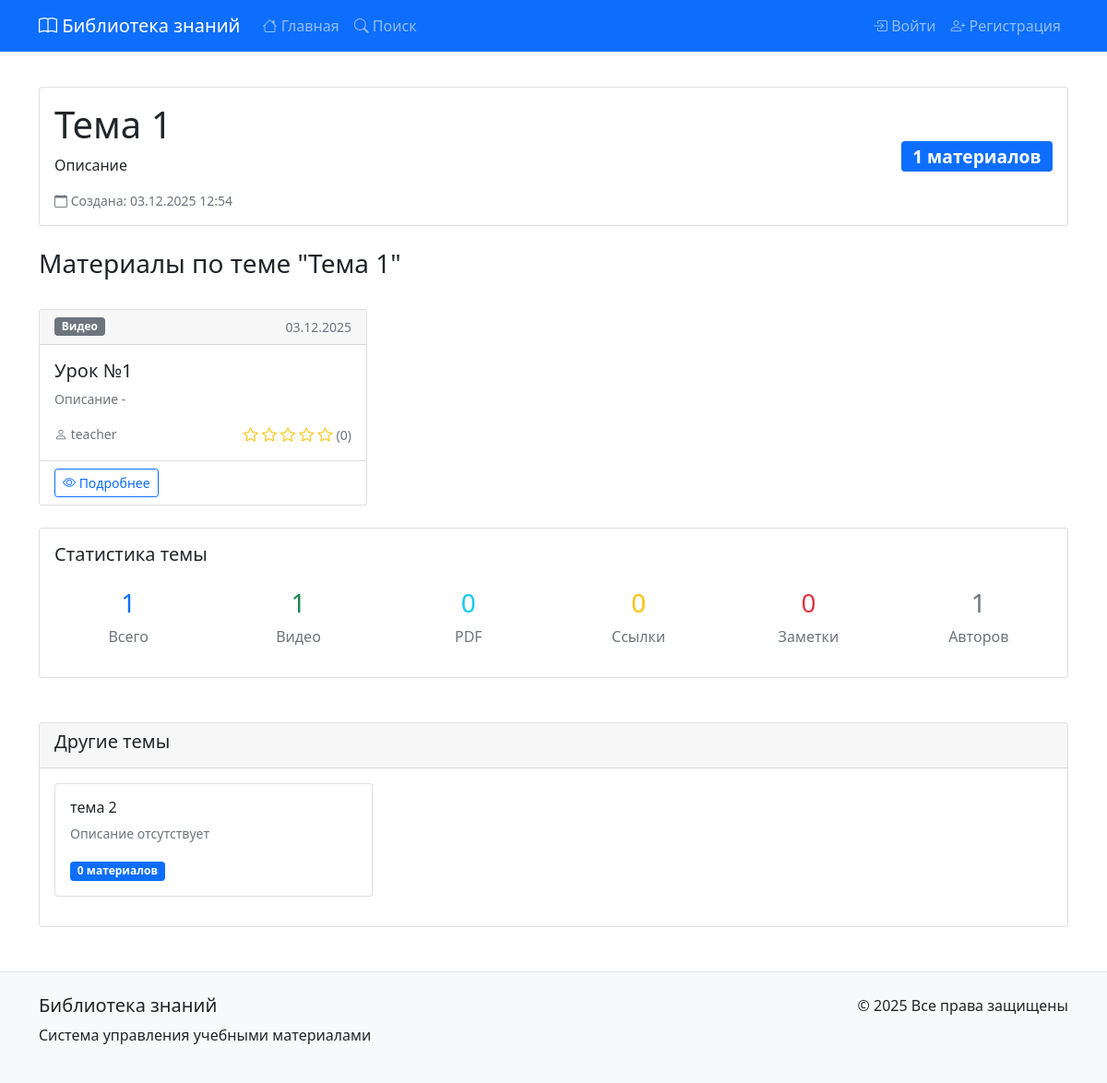
Page /topics/11/ on the committed database.
### library/models.py (models this page shows, shortened)
class Topic(models.Model):
    name = models.CharField(max_length=100, unique=True, verbose_name="Название")
    description = models.TextField(blank=True, null=True, verbose_name="Описание")
    color = models.CharField(max_length=7, default='#6c757d', verbose_name="Цвет")
    created_at = models.DateTimeField(auto_now_add=True, verbose_name="Создано")
    updated_at = models.DateTimeField(auto_now=True, verbose_name="Обновлено")
    class Meta:
        verbose_name = "Тема"
        verbose_name_plural = "Темы"
        ordering = ['name']

class Resource(models.Model):
    TYPE_CHOICES = [
        ('pdf', 'PDF документ'),
        ('video', 'Видео'),
        ('link', 'Ссылка'),
        ('note', 'Заметка'),
        ('presentation', 'Презентация'),
        ('book', 'Книга'),
    ]
    title = models.CharField(max_length=200, verbose_name='Название')
    description = models.TextField(verbose_name='Описание')
    resource_type = models.CharField(
        max_length=20,
        choices=TYPE_CHOICES,
        verbose_name='Тип материала'
    )
    url = models.URLField(blank=True, verbose_name='URL')
    file = models.FileField(
        upload_to='resources/',
        blank=True,
        null=True,
        verbose_name='Файл'
    )
    author = models.ForeignKey(
        settings.AUTH_USER_MODEL,
        on_delete=models.CASCADE,
        related_name='resources',
        verbose_name='Автор'
    )
    topics = models.ManyToManyField(
        Topic,
        through='ResourceTopic',
        verbose_name='Темы'
    )
    created_at = models.DateTimeField(auto_now_add=True, verbose_name='Дата добавления')
    updated_at = models.DateTimeField(auto_now=True, verbose_name='Дата обновления')
    def average_rating(self):
        ratings = self.ratings.all()
        if ratings:
            return sum(r.rating for r in ratings) / len(ratings)
        return 0
    class Meta:
        verbose_name = 'Материал'
        verbose_name_plural = 'Материалы'
        ordering = ['-created_at']

### accounts/models.py (models this page shows, shortened)
class CustomUser(AbstractUser):
    ROLE_CHOICES = [
        ('student', 'Студент'),
        ('teacher', 'Преподаватель'),
        ('admin', 'Администратор'),
    ]
    role = models.CharField(
        max_length=10,
        choices=ROLE_CHOICES,
        default='student',
        verbose_name='Роль'
    )
    registration_key = models.CharField(
        max_length=100,
        blank=True,
        null=True,
        verbose_name='Ключ регистрации'
    )
    bio = models.TextField(blank=True, null=True)
    profile_picture = models.ImageField(upload_to='profile_pics/', blank=True, null=True)
    class Meta:
        verbose_name = 'Пользователь'
        verbose_name_plural = 'Пользователи'

### library/views.py (the view)
# urls.py: path('topics/<int:pk>/', views.topic_detail, name='topic_detail'),
def topic_detail(request, pk):
    topic = get_object_or_404(Topic, pk=pk)
    resources = Resource.objects.filter(topics=topic)
    all_topics = Topic.objects.exclude(pk=pk).annotate(
        resource_count=Count('resource')
    ).order_by('-resource_count')[:6]
    video_count = resources.filter(resource_type='video').count()
    pdf_count = resources.filter(resource_type='pdf').count()
    link_count = resources.filter(resource_type='link').count()
    note_count = resources.filter(resource_type='note').count()
    unique_authors = resources.values('author').distinct().count()
    context = {
        'topic': topic,
        'resources': resources,
        'all_topics': all_topics,
        'video_count': video_count,
        'pdf_count': pdf_count,
        'link_count': link_count,
        'note_count': note_count,
        'unique_authors': unique_authors,
    }
    return render(request, 'library/topic_detail.html', context)

### library/templatetags/resource_stats.py (called while the page is built)
@register.filter
def count_by_type(resources, resource_type):
    return resources.filter(resource_type=resource_type).count()

@register.filter
def count_authors(resources):
    return resources.values('author').distinct().count()

### library/templates/library/topic_detail.html (shortened to what this page needs)
{% extends 'base.html' %}
{% block content %}
<div class="row">
    <div class="col-12 mb-4">
        <div class="card">
            <div class="card-body">
                <div class="d-flex justify-content-between align-items-center">
                    <div>
                        <h1 class="card-title">{{ topic.name }}</h1>
                        {% if topic.description %}
                        <p class="card-text">{{ topic.description }}</p>
                        {% endif %}
                        <p class="text-muted small mb-0">
                            <i class="bi bi-calendar"></i> Создана: {{ topic.created_at|date:"d.m.Y H:i" }}
                        </p>
                    </div>
                    <div>
                        <span class="badge bg-primary" style="font-size: 1.2rem;">
                            {{ resources.count }} материалов
                        </span>
                    </div>
                </div>
            </div>
        </div>
    </div>
    <div class="col-12">
        {% if resources %}
        <div class="d-flex justify-content-between align-items-center mb-4">
            <h3>Материалы по теме "{{ topic.name }}"</h3>
        </div>
        <div class="row row-cols-1 row-cols-md-2 row-cols-lg-3 g-4">
            {% for resource in resources %}
            <div class="col">
                <div class="card resource-card h-100">
                    <div class="card-header">
                        <div class="d-flex justify-content-between align-items-center">
                            <span class="badge bg-secondary">
                                {{ resource.get_resource_type_display }}
                            </span>
                            <small class="text-muted">{{ resource.created_at|date:"d.m.Y" }}</small>
                        </div>
                    </div>
                    <div class="card-body">
                        <h5 class="card-title">{{ resource.title|truncatechars:60 }}</h5>
                        <p class="card-text text-muted small">
                            {{ resource.description|truncatechars:100 }}
                        </p>
                        <div class="d-flex justify-content-between align-items-center">
                            <small class="text-muted">
                                <i class="bi bi-person"></i> {{ resource.author.username }}
                            </small>
                            <span class="rating-stars">
                                {% with avg_rating=resource.average_rating %}
                                {% for i in "12345" %}
                                    {% if forloop.counter <= avg_rating %}
                                        <i class="bi bi-star-fill"></i>
                                    {% else %}
                                        <i class="bi bi-star"></i>
                                    {% endif %}
                                {% endfor %}
                                <small class="text-muted">({{ resource.ratings.count }})</small>
                                {% endwith %}
                            </span>
                        </div>
                    </div>
                    <div class="card-footer bg-transparent">
                        <div class="d-flex justify-content-between">
                            <a href="{% url 'resource_detail' resource.pk %}"
                               class="btn btn-sm btn-outline-primary">
                                <i class="bi bi-eye"></i> Подробнее
                            </a>
                        </div>
                    </div>
                </div>
            </div>
            {% endfor %}
        </div>
        {% load resource_stats %}
        <div class="card mt-4">
            <div class="card-body">
                <h5 class="card-title">Статистика темы</h5>
                <div class="row">
                    <div class="col-md-2">
                        <div class="text-center p-3">
                            <h3 class="text-primary">{{ resources.count }}</h3>
                            <p class="text-muted mb-0">Всего</p>
                        </div>
                    </div>
                    <div class="col-md-2">
                        <div class="text-center p-3">
                            <h3 class="text-success">{{ resources|count_by_type:'video' }}</h3>
                            <p class="text-muted mb-0">Видео</p>
                        </div>
                    </div>
                    <div class="col-md-2">
                        <div class="text-center p-3">
                            <h3 class="text-info">{{ resources|count_by_type:'pdf' }}</h3>
                            <p class="text-muted mb-0">PDF</p>
                        </div>
                    </div>
                    <div class="col-md-2">
                        <div class="text-center p-3">
                            <h3 class="text-warning">{{ resources|count_by_type:'link' }}</h3>
                            <p class="text-muted mb-0">Ссылки</p>
                        </div>
                    </div>
                    <div class="col-md-2">
                        <div class="text-center p-3">
                            <h3 class="text-danger">{{ resources|count_by_type:'note' }}</h3>
                            <p class="text-muted mb-0">Заметки</p>
                        </div>
                    </div>
                    <div class="col-md-2">
                        <div class="text-center p-3">
                            <h3 class="text-secondary">{{ resources|count_authors }}</h3>
                            <p class="text-muted mb-0">Авторов</p>
                        </div>
                    </div>
                </div>
            </div>
        </div>
        {% endif %}
    </div>
    {% if resources %}
    <div class="col-12 mt-5">
        <div class="card">
            <div class="card-header">
                <h5>Другие темы</h5>
            </div>
            <div class="card-body">
                <div class="row">
                    {% for other_topic in all_topics|slice:":6" %}
                    {% if other_topic.pk != topic.pk %}
                    <div class="col-md-4 mb-3">
                        <a href="{% url 'topic_detail' other_topic.pk %}"
                           class="card text-decoration-none text-dark h-100">
                            <div class="card-body">
                                <h6 class="card-title">{{ other_topic.name }}</h6>
                                <p class="card-text small text-muted">
                                    {{ other_topic.description|truncatechars:60|default:"Описание отсутствует" }}
                                </p>
                                <span class="badge bg-primary">
                                    {{ other_topic.resource_set.count }} материалов
                                </span>
                            </div>
                        </a>
                    </div>
                    {% endif %}
                    {% endfor %}
                </div>
            </div>
        </div>
    </div>
    {% endif %}
</div>
{% endblock %}

### templates/base.html (shortened to what this page needs)
<!DOCTYPE html>
<html lang="ru">
<head>
    <link href="https://cdn.jsdelivr.net/npm/bootstrap@5.1.3/dist/css/bootstrap.min.css" rel="stylesheet">
    <link rel="stylesheet" href="https://cdn.jsdelivr.net/npm/bootstrap-icons@1.8.1/font/bootstrap-icons.css">
</head>
<body>
    <nav class="navbar navbar-expand-lg navbar-dark bg-primary fixed-top">
        <div class="container">
            <a class="navbar-brand" href="{% url 'home' %}">
                <i class="bi bi-book"></i> Библиотека знаний
            </a>
            <div class="collapse navbar-collapse" id="navbarNav">
                <ul class="navbar-nav me-auto">
                    <li class="nav-item">
                        <a class="nav-link" href="{% url 'home' %}">
                            <i class="bi bi-house"></i> Главная
                        </a>
                    </li>
                    <li class="nav-item">
                        <a class="nav-link" href="{% url 'resource_list' %}">
                            <i class="bi bi-search"></i> Поиск
                        </a>
                    </li>
                </ul>
                <ul class="navbar-nav">
                    {% if user.is_authenticated %}
                        {% if user.role == 'admin' %}
                        <li class="nav-item">
                            <a class="nav-link" href="{% url 'admin_dashboard' %}">
                                <i class="bi bi-shield-check"></i> Админпанель
                            </a>
                        </li>
                        {% endif %}
                        <li class="nav-item dropdown">
                            <a class="nav-link dropdown-toggle" href="#" role="button" data-bs-toggle="dropdown">
                                <i class="bi bi-person-circle"></i> {{ user.username }}
                            </a>
                            <ul class="dropdown-menu">
                                <li><a class="dropdown-item" href="{% url 'profile' %}">Личный кабинет</a></li>
                                <li><a class="dropdown-item" href="{% url 'edit_profile' %}">Редактировать профиль</a></li>
                                <li><hr class="dropdown-divider"></li>
                                <li>
                                    <form method="post" action="{% url 'logout' %}" class="d-inline">
                                        {% csrf_token %}
                                        <button type="submit" class="dropdown-item">Выйти</button>
                                    </form>
                                </li>
                            </ul>
                        </li>
                    {% else %}
                        <li class="nav-item">
                            <a class="nav-link" href="{% url 'login' %}">
                                <i class="bi bi-box-arrow-in-right"></i> Войти
                            </a>
                        </li>
                        <li class="nav-item">
                            <a class="nav-link" href="{% url 'register' %}">
                                <i class="bi bi-person-plus"></i> Регистрация
                            </a>
                        </li>
                    {% endif %}
                </ul>
            </div>
        </div>
    </nav>
    <main class="container mt-4">
        {% block content %}{% endblock %}
    </main>
    <footer class="bg-light mt-5 py-4 border-top">
        <div class="container">
            <div class="row">
                <div class="col-md-6">
                    <h5>Библиотека знаний</h5>
                    <p>Система управления учебными материалами</p>
                </div>
                <div class="col-md-6 text-end">
                    <p>&copy; {% now "Y" %} Все права защищены</p>
                </div>
            </div>
        </div>
    </footer>
</body>
</html>

### templates/base.html (style rules this page uses)
body { padding-top: 70px; }
.resource-card { transition: transform 0.2s; }
.rating-stars { color: #ffc107; }

### rows in the picture
Topic: name "Тема 1", description "Описание", created_at "03.12.2025 12:54"
Resource: resource_type "Видео", created_at "03.12.2025", title "Урок №1", description "Описание -", author.username "teacher", ratings.count "0"
Topic: name "тема 2", description "Описание отсутствует", resource_set.count "0"

### other values in the picture
{{ resources.count }} "1"
{{ resources|count_by_type:'video' }} "1"
{{ resources|count_by_type:'pdf' }} "0"
{{ resources|count_by_type:'link' }} "0"
{{ resources|count_by_type:'note' }} "0"
{{ resources|count_authors }} "1"
